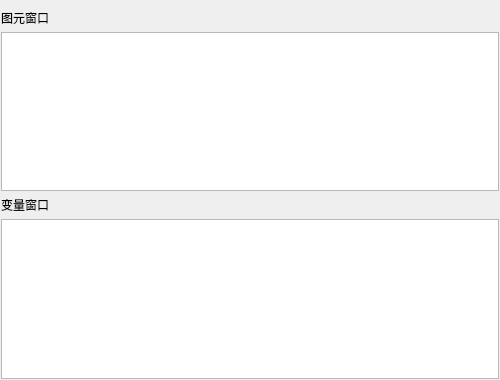
<?xml version="1.0" encoding="UTF-8"?>
<ui version="4.0">
 <class>MyImageList</class>
 <widget class="QWidget" name="MyImageList">
  <property name="geometry">
   <rect>
    <x>0</x>
    <y>0</y>
    <width>500</width>
    <height>380</height>
   </rect>
  </property>
  <property name="windowTitle">
   <string>Form</string>
  </property>
  <layout class="QVBoxLayout" name="verticalLayout">
   <property name="spacing">
    <number>5</number>
   </property>
   <property name="leftMargin">
    <number>1</number>
   </property>
   <property name="topMargin">
    <number>9</number>
   </property>
   <property name="rightMargin">
    <number>1</number>
   </property>
   <property name="bottomMargin">
    <number>1</number>
   </property>
   <item>
    <widget class="QLabel" name="label_2">
     <property name="text">
      <string>图元窗口</string>
     </property>
    </widget>
   </item>
   <item>
    <widget class="QListWidget" name="listWidget"/>
   </item>
   <item>
    <widget class="QLabel" name="label">
     <property name="text">
      <string>变量窗口</string>
     </property>
    </widget>
   </item>
   <item>
    <widget class="QTableView" name="tableView">
     <property name="verticalScrollBarPolicy">
      <enum>Qt::ScrollBarAsNeeded</enum>
     </property>
     <property name="horizontalScrollBarPolicy">
      <enum>Qt::ScrollBarAsNeeded</enum>
     </property>
    </widget>
   </item>
  </layout>
 </widget>
 <resources/>
 <connections/>
</ui>
